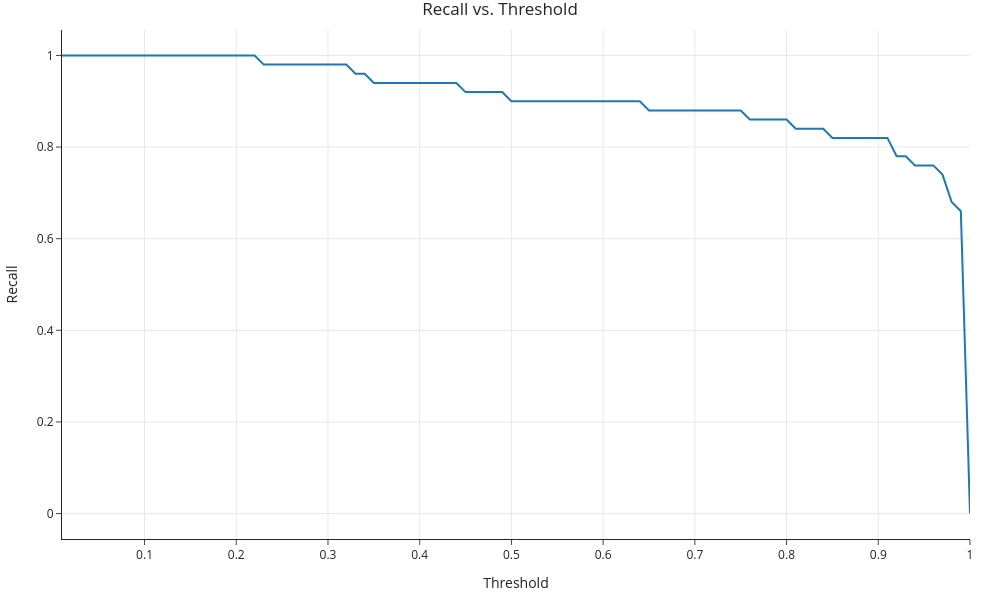

This figure's notebook cell:
### Code cell
px.line(x=thresholds, y=recalls, 
        labels={'x': 'Threshold', 'y': 'Recall'}, title='Recall vs. Threshold', width=1000, height=600)

### Figure 1 — Plotly figure (JSON) as saved in the notebook; plotly's stock layout.template omitted (floating-point values rounded to 4 significant figures)
{"data": [{"hovertemplate": "Threshold=%{x}<br>Recall=%{y}<extra></extra>", "legendgroup": "", "line": {"color": "#1F77B4", "dash": "solid"}, "marker": {"symbol": "circle"}, "mode": "lines", "name": "", "orientation": "v", "showlegend": false, "type": "scatter", "x": [0.01, 0.02, 0.03, 0.04, 0.05, 0.06, 0.07, 0.08, 0.09, 0.1, 0.11, 0.12, 0.13, 0.14, 0.15, 0.16, 0.17, 0.18, 0.19, 0.2, 0.21, 0.22, 0.23, 0.24, 0.25, 0.26, 0.27, 0.28, 0.29, 0.3, 0.31, 0.32, 0.33, 0.34, 0.35, 0.36, 0.37, 0.38, 0.39, 0.4, 0.41, 0.42, 0.43, 0.44, 0.45, 0.46, 0.47, 0.48, 0.49, 0.5, 0.51, 0.52, 0.53, 0.54, 0.55, 0.56, 0.57, 0.58, 0.59, 0.6, 0.61, 0.62, 0.63, 0.64, 0.65, 0.66, 0.67, 0.68, 0.69, 0.7, 0.71, 0.72, 0.73, 0.74, 0.75, 0.76, 0.77, 0.78, 0.79, 0.8, 0.81, 0.82, 0.83, 0.84, 0.85, 0.86, 0.87, 0.88, 0.89, 0.9, 0.91, 0.92, 0.93, 0.94, 0.95, 0.96, 0.97, 0.98, 0.99, 1], "xaxis": "x", "y": [1, 1, 1, 1, 1, 1, 1, 1, 1, 1, 1, 1, 1, 1, 1, 1, 1, 1, 1, 1, 1, 1, 0.98, 0.98, 0.98, 0.98, 0.98, 0.98, 0.98, 0.98, 0.98, 0.98, 0.96, 0.96, 0.94, 0.94, 0.94, 0.94, 0.94, 0.94, 0.94, 0.94, 0.94, 0.94, 0.92, 0.92, 0.92, 0.92, 0.92, 0.9, 0.9, 0.9, 0.9, 0.9, 0.9, 0.9, 0.9, 0.9, 0.9, 0.9, 0.9, 0.9, 0.9, 0.9, 0.88, 0.88, 0.88, 0.88, 0.88, 0.88, 0.88, 0.88, 0.88, 0.88, 0.88, 0.86, 0.86, 0.86, 0.86, 0.86, 0.84, 0.84, 0.84, 0.84, 0.82, 0.82, 0.82, 0.82, 0.82, 0.82, 0.82, 0.78, 0.78, 0.76, 0.76, 0.76, 0.74, 0.68, 0.66, 0], "yaxis": "y"}], "layout": {"height": 600, "legend": {"tracegroupgap": 0}, "title": {"text": "Recall vs. Threshold"}, "width": 1000, "xaxis": {"anchor": "y", "autorange": true, "domain": [0, 1], "range": [0.01, 1], "title": {"text": "Threshold"}, "type": "linear"}, "yaxis": {"anchor": "x", "autorange": true, "domain": [0, 1], "range": [-0.05556, 1.056], "title": {"text": "Recall"}, "type": "linear"}}}
